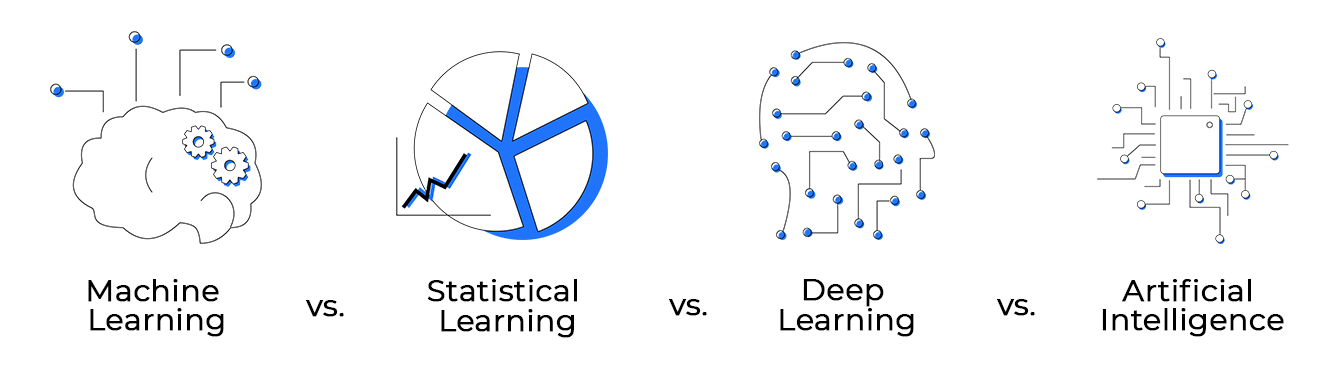
#> input picture test3.png, 1340 x 370 px
$ jupyter execute --allow-errors 'Python MV Assignment _ 3.ipynb'
#> lines starting #> are read from the running program, lines starting #| are printed output that depends on the picture
[cell 1]
import cv2
import pytesseract
import numpy as np
from imutils.object_detection import non_max_suppression
from matplotlib import pyplot as plt

print(cv2.__version__)

### 3.Identify the text in the image (optical character recognition).
### You can use any pretrained model or you can train your own model.

[cell 2]
# Tesseract-OCR - need to be installed in your system.

[cell 3]
pytesseract.pytesseract.tesseract_cmd = r'C:/Program Files/Tesseract-OCR/tesseract.exe'

[cell 4]
# ! pip install pytesseract

[cell 5]
#Creating argument dictionary for the default arguments needed in the code.
args = { "min_confidence":0.7, "width":320, "height":320}

[cell 6]
#Give location of the image to be read.

image = cv2.imread('test3.png')
#> image is the input picture: shape (370, 1340, 3); mean B, G, R 248.4, 246.1, 244.6

#Saving a original image and shape
orig = image.copy()
(origH, origW) = image.shape[:2]
#> origH = 370; origW = 1340

# set the new height and width to default 320 by using args #dictionary.
(newW, newH) = (args["width"], args["height"])

#Calculate the ratio between original and new image for both height and weight.
#This ratio will be used to translate bounding box location on the original image.
rW = origW / float(newW)
#> rW = 4.19
rH = origH / float(newH)
#> rH = 1.16

# resize the original image to new dimensions
image = cv2.resize(image, (newW, newH))
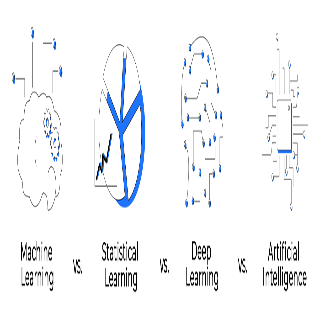
#> image: shape (320, 320, 3); mean B, G, R 248.4, 246.1, 244.6
(H, W) = image.shape[:2]
#> H = 320; W = 320

# construct a blob from the image to forward pass it to EAST model
blob = cv2.dnn.blobFromImage(image, 1.0, (W, H),(123.68, 116.78, 103.94), swapRB=True, crop=False)

#> (a cell that did not finish here is left out)

#> (a cell that did not finish here is left out)

[cell 9]
## Returns a bounding box and probability score if it is more than minimum confidence
# [41 lines left out: function predictions, not called in this run]

#> (a cell that did not finish here is left out)

[cell 11]
##Text Detection and Recognition

# initialize the list of results
results = []

# loop over the bounding boxes to find the coordinate of bounding boxes
#> (the rest of this cell did not finish here and is left out)

[cell 12]
#Display the image with bounding box and recognized text
orig_image = orig.copy()

# Moving over the results and display on the image
for ((start_X, start_Y, end_X, end_Y), text) in results:
    # display the text detected by Tesseract
    print("{}\n".format(text))

    # Displaying text
    text = "".join([x if ord(x) < 128 else "" for x in text]).strip()
    cv2.rectangle(orig_image, (start_X, start_Y), (end_X, end_Y),
        (255, 0, 0), 2)
    cv2.putText(orig_image, text, (start_X, start_Y - 30),
       cv2.FONT_HERSHEY_SIMPLEX, 0.7,(0, 255,0), 2)
# [4 lines of commented-out code are left out]

scale_percent = 70 # percent of original size
width = int(orig_image.shape[1] * scale_percent / 100)
#> width = 938
height = int(orig_image.shape[0] * scale_percent / 100)
#> height = 259
dim = (width, height)
#> dim = (938, 259)

resized = cv2.resize(orig_image, dim, interpolation = cv2.INTER_AREA)
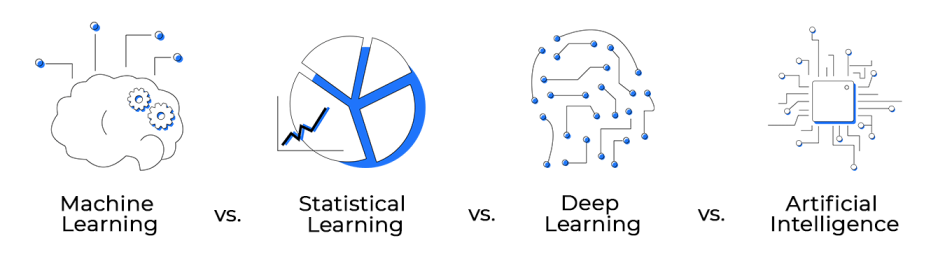
#> resized: shape (259, 938, 3); mean B, G, R 248.4, 246.1, 244.6

print('Resized Dimensions : ',resized.shape)
#| Resized Dimensions :  (259, 938, 3)


cv2.imshow('Detected',resized)
cv2.waitKey(10000)
cv2.destroyAllWindows()

$ run again, with test2.png copied over test3.png
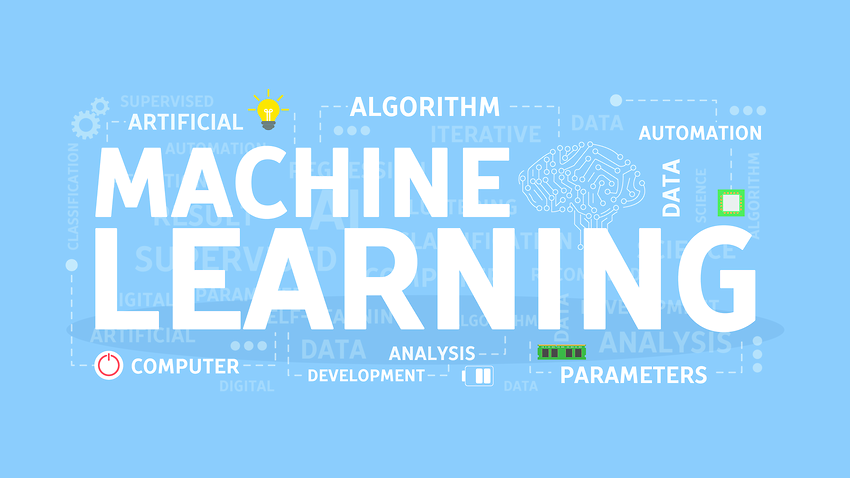
#> input picture test2.png, 850 x 478 px
#> image is the input picture: shape (478, 850, 3); mean B, G, R 251.9, 212.3, 156.4
#> `image = cv2.resize(image, (newW, newH))`:
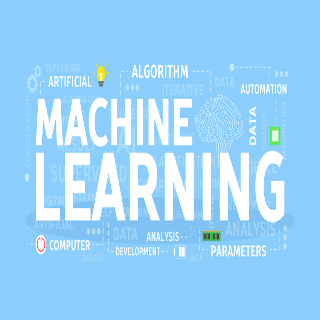
#> image: shape (320, 320, 3); mean B, G, R 251.9, 212.2, 156.5
#| Resized Dimensions :  (334, 595, 3)

$ run again, with invoice-sample.jpg saved as test3.png
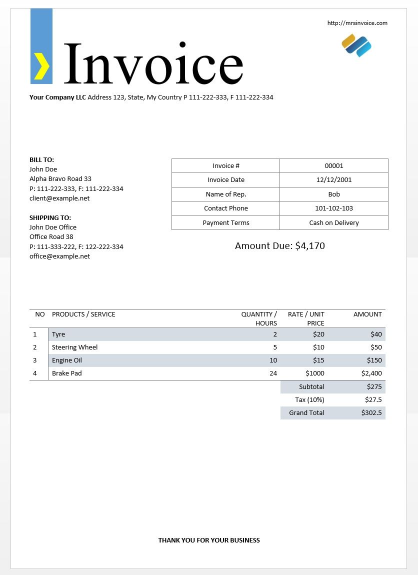
#> input picture invoice-sample.jpg, 835 x 1150 px (shown at 1/2 size)
#> image is the input picture: shape (1150, 835, 3); mean B, G, R 246.4, 245.9, 245.1
#> `image = cv2.resize(image, (newW, newH))`:
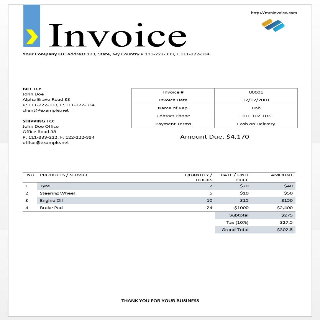
#> image: shape (320, 320, 3); mean B, G, R 246.2, 245.7, 244.9
#> `resized = cv2.resize(orig_image, dim, interpolation = cv2.INTER_AREA)`:
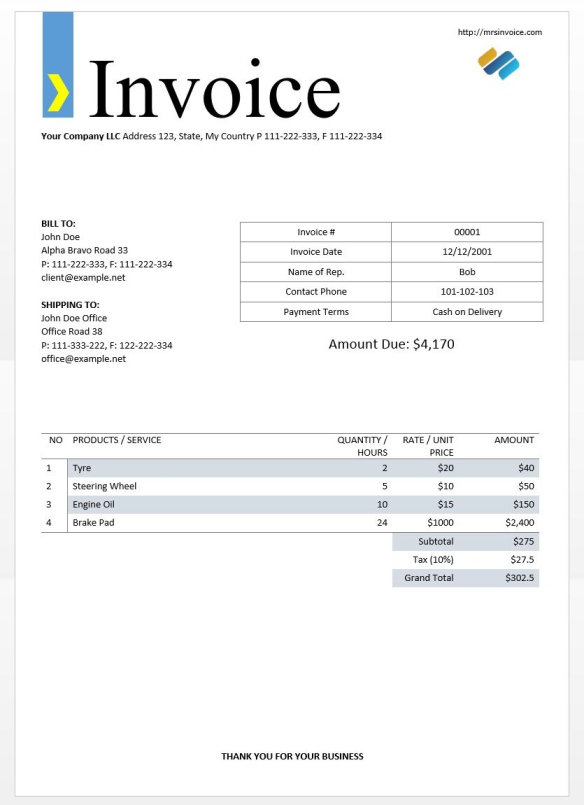
#> resized: shape (805, 584, 3); mean B, G, R 246.4, 245.9, 245.1
#| Resized Dimensions :  (805, 584, 3)
